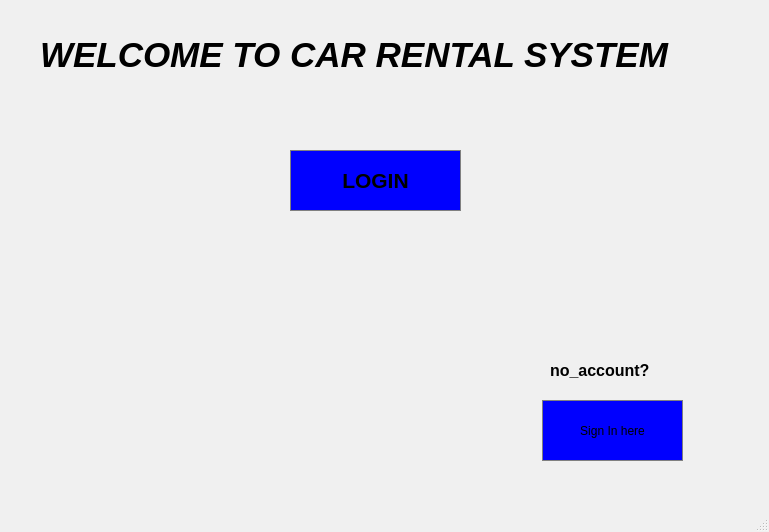
<?xml version="1.0" encoding="UTF-8"?>
<ui version="4.0">
 <class>MainWindow</class>
 <widget class="QMainWindow" name="MainWindow">
  <property name="geometry">
   <rect>
    <x>0</x>
    <y>0</y>
    <width>769</width>
    <height>532</height>
   </rect>
  </property>
  <property name="palette">
   <palette>
    <active>
     <colorrole role="Window">
      <brush brushstyle="SolidPattern">
       <color alpha="255">
        <red>255</red>
        <green>170</green>
        <blue>255</blue>
       </color>
      </brush>
     </colorrole>
    </active>
    <inactive>
     <colorrole role="Window">
      <brush brushstyle="SolidPattern">
       <color alpha="255">
        <red>240</red>
        <green>240</green>
        <blue>240</blue>
       </color>
      </brush>
     </colorrole>
    </inactive>
    <disabled>
     <colorrole role="Window">
      <brush brushstyle="SolidPattern">
       <color alpha="255">
        <red>255</red>
        <green>170</green>
        <blue>255</blue>
       </color>
      </brush>
     </colorrole>
    </disabled>
   </palette>
  </property>
  <property name="windowTitle">
   <string>MainWindow</string>
  </property>
  <widget class="QWidget" name="centralwidget">
   <widget class="QLabel" name="label">
    <property name="geometry">
     <rect>
      <x>20</x>
      <y>20</y>
      <width>741</width>
      <height>521</height>
     </rect>
    </property>
    <property name="palette">
     <palette>
      <active>
       <colorrole role="Window">
        <brush brushstyle="SolidPattern">
         <color alpha="255">
          <red>170</red>
          <green>85</green>
          <blue>255</blue>
         </color>
        </brush>
       </colorrole>
      </active>
      <inactive>
       <colorrole role="Window">
        <brush brushstyle="SolidPattern">
         <color alpha="255">
          <red>240</red>
          <green>240</green>
          <blue>240</blue>
         </color>
        </brush>
       </colorrole>
      </inactive>
      <disabled>
       <colorrole role="Window">
        <brush brushstyle="SolidPattern">
         <color alpha="255">
          <red>170</red>
          <green>85</green>
          <blue>255</blue>
         </color>
        </brush>
       </colorrole>
      </disabled>
     </palette>
    </property>
    <property name="text">
     <string/>
    </property>
   </widget>
   <widget class="QPushButton" name="loginButton">
    <property name="geometry">
     <rect>
      <x>290</x>
      <y>150</y>
      <width>171</width>
      <height>61</height>
     </rect>
    </property>
    <property name="font">
     <font>
      <pointsize>16</pointsize>
      <bold>true</bold>
     </font>
    </property>
    <property name="autoFillBackground">
     <bool>false</bool>
    </property>
    <property name="styleSheet">
     <string notr="true">QPushButton {
	background-color: #0000FF;
	border: 1px solid gray;
	padding: 5px;
}</string>
    </property>
    <property name="text">
     <string>LOGIN</string>
    </property>
   </widget>
   <widget class="QPushButton" name="signinButton">
    <property name="geometry">
     <rect>
      <x>542</x>
      <y>400</y>
      <width>141</width>
      <height>61</height>
     </rect>
    </property>
    <property name="styleSheet">
     <string notr="true">QPushButton {
	background-color: #0000FF;
	border: 1px solid gray;
	padding: 5px;
}</string>
    </property>
    <property name="text">
     <string>Sign In here</string>
    </property>
   </widget>
   <widget class="QLabel" name="label_2">
    <property name="geometry">
     <rect>
      <x>40</x>
      <y>9</y>
      <width>721</width>
      <height>91</height>
     </rect>
    </property>
    <property name="font">
     <font>
      <pointsize>26</pointsize>
      <italic>true</italic>
      <bold>true</bold>
     </font>
    </property>
    <property name="text">
     <string>WELCOME TO CAR RENTAL SYSTEM</string>
    </property>
   </widget>
   <widget class="QLabel" name="label_5">
    <property name="geometry">
     <rect>
      <x>550</x>
      <y>340</y>
      <width>121</width>
      <height>61</height>
     </rect>
    </property>
    <property name="font">
     <font>
      <pointsize>12</pointsize>
      <bold>true</bold>
     </font>
    </property>
    <property name="text">
     <string>no_account?</string>
    </property>
   </widget>
  </widget>
  <widget class="QMenuBar" name="menubar">
   <property name="geometry">
    <rect>
     <x>0</x>
     <y>0</y>
     <width>769</width>
     <height>26</height>
    </rect>
   </property>
  </widget>
  <widget class="QStatusBar" name="statusbar"/>
 </widget>
 <resources/>
 <connections/>
</ui>
